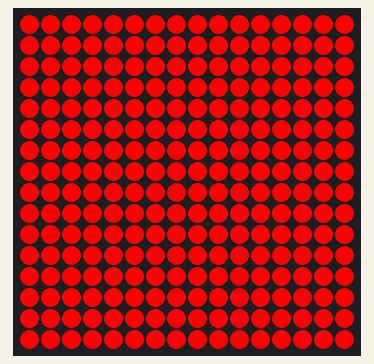
This program was run on a simulated Raspberry Pi (BCM pin numbers) with a Unicorn HAT HD. Parts: 16×16 RGB LED matrix.

Above: at 0.15 s.
At 4.11 s:
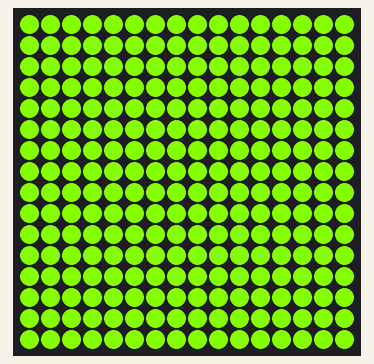
At 7.46 s:
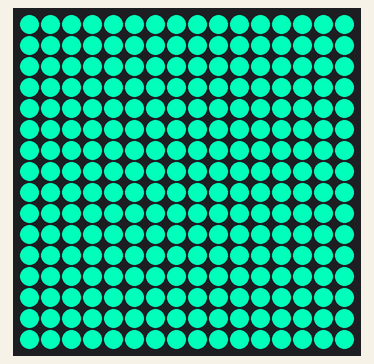
At 10.81 s:
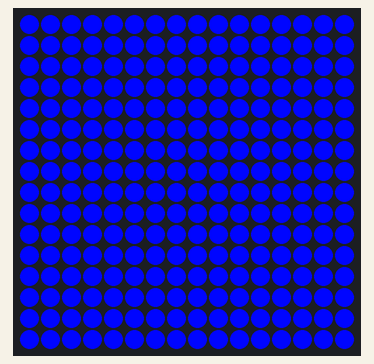
At 14.77 s:
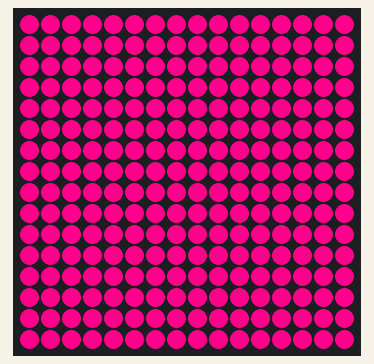
At 21.77 s:
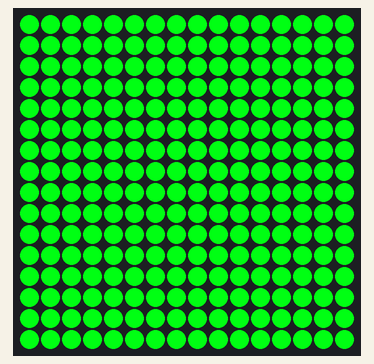

The program:

hues.py
```python
#!/usr/bin/python3
#encoding:utf-8
# Author: Hannah Nicholas

import colorsys
import math
import time

import unicornhathd

unicornhathd.rotation(0)
unicornhathd.brightness(1.0)

# 255,  0,  0
# 255,255,  0
#   0,255,  0
#   0,255,255
#   0,  0,255
# 255,  0,255
# 255,  0,  0

def loopColours():
    for i in range (0,255):
        setPixels(255,i,0)
        unicornhathd.show()

    for i in range (255,0, -1):
        setPixels(i,255,0)
        unicornhathd.show()

    for i in range (0,255):
        setPixels(0,255,i)
        unicornhathd.show()

    for i in range (255,0, -1):
        setPixels(0,i,255)
        unicornhathd.show()

    for i in range (0,255):
        setPixels(i,0,255)
        unicornhathd.show()

    for i in range (255,0, -1):
        setPixels(255,0,i)
        unicornhathd.show()


def setPixels(r,g,b):
    for x in range (0,16):
        for y in range (0,16):
            unicornhathd.set_pixel(x,y,r,g,b)

try:
    while True:
        loopColours()

except KeyboardInterrupt:
    unicornhathd.off()
```
